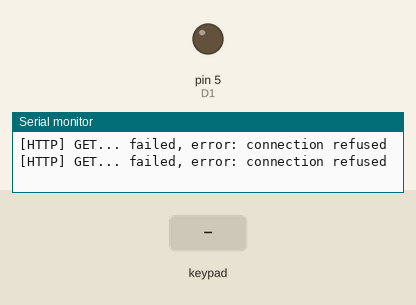
Bench run of a sketch on a simulated Arduino Uno, built for the host (arithmetic inside an expression is 32-bit, double 64-bit). Parts: output pins drawn as LEDs (lit = HIGH), the last lines printed to the serial monitor. Dashed ring = blinking. Inputs (shaded band) come from the test bench. Uploads are accepted with an empty reply.

Above: at 2.9 s.
3.0 s: keypad keys 1 2 pressed 0.4 s apart
At 3.11 s:
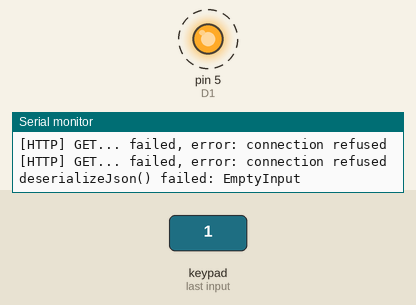
Timing chart, 0 to 6.0 s (numbered marks = the images above; inputs shaded):
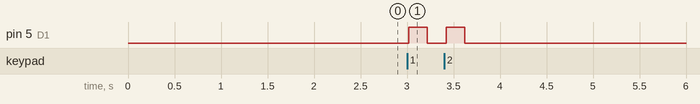

The sketch:

r4_salida.ino
```cpp
#define LED_BUILTIN 2
#define D0 16
#define D1 5
#define D2 4
#define D3 0
#define D4 2
#define D5 14
#define D6 12
#define D7 13
#define D8 15
#define TX 1
#define RX 3
#define SD2 9
#define SD3 10
#include <Arcana3.h>
#include <Key.h>
#include <Keypad.h>

Arcana3 arcana("salida", false);

int counter = 0;
bool isReset = false;
bool isCompleted = false;
const byte ROWS = 4; //four rows
const byte COLS = 3; //three columns
char keys[ROWS][COLS] = {
  {'1','2','3'},
  {'4','5','6'},
  {'7','8','9'},
  {'*','0','_'}
};

char pressedKeys[9] = "________";

byte colPins[COLS] = {D5, D7, D3};
byte rowPins[ROWS] = {D6, D0, D2, D4};
int i;

Keypad myKeypad = Keypad( makeKeymap(keys), rowPins, colPins, ROWS, COLS);

void setup() {
  //Serial.begin(9600);
  //while (!Serial);
  pinMode(D1, OUTPUT);    // LED pin as output.
  pinMode(TX, OUTPUT);    // LED pin as output.
  reset();
  arcana.init();
  delay(50);
}

void loop() {
  if (counter <= 0) {
    arcana.conectar();
    counter = 30;
  }
  if(arcana.acertijo((int) arcana.config["acertijo"]) && !isCompleted) {
    isCompleted = true;
    digitalWrite(TX, HIGH);
    digitalWrite(D1, HIGH);
    delay(200);
    digitalWrite(D1, LOW);
  }

  if(!isCompleted) {
    char myKey = myKeypad.getKey();

    if (myKey != NULL){
      for(i=0; i<7; i++) {
        pressedKeys[i] = pressedKeys[i+1];
      }
      pressedKeys[7] = myKey;

      //Serial.println(myKey);

      if(String(pressedKeys) == (String) arcana.config["solucion"]) {
        isCompleted = true;
        digitalWrite(TX, HIGH);
      }
      digitalWrite(D1, HIGH);
      delay(200);
      digitalWrite(D1, LOW);

    }
  }

  if (arcana.status == 0 && !isReset) {
    reset();
  }
  if (arcana.status == 1 && !isReset) {
    reset();
  }
  if (arcana.status == 2 && isReset) {
    //arcana.configurar();
    isReset = false;
  }
  if (arcana.status == 3 && !isReset) {
    reset();
  }

  String estado = "pressed=" + String(pressedKeys);
  estado += "&escape=" + (isCompleted ? String("completo") : String ("pendiente"));
  arcana.estado(estado);

  ///////////////////////////////
  counter --;
  delay(25);
}

void reset() {
  isReset = true;
  isCompleted =false;
  digitalWrite(TX, LOW);
  digitalWrite(D1, LOW);
}
```

Measured:
- after the input at 3.0 s, pin 5 (D1): alternates HIGH for 0.20 s and LOW for 0.20 s, 4 changes in all, then stays LOW, starting at once
